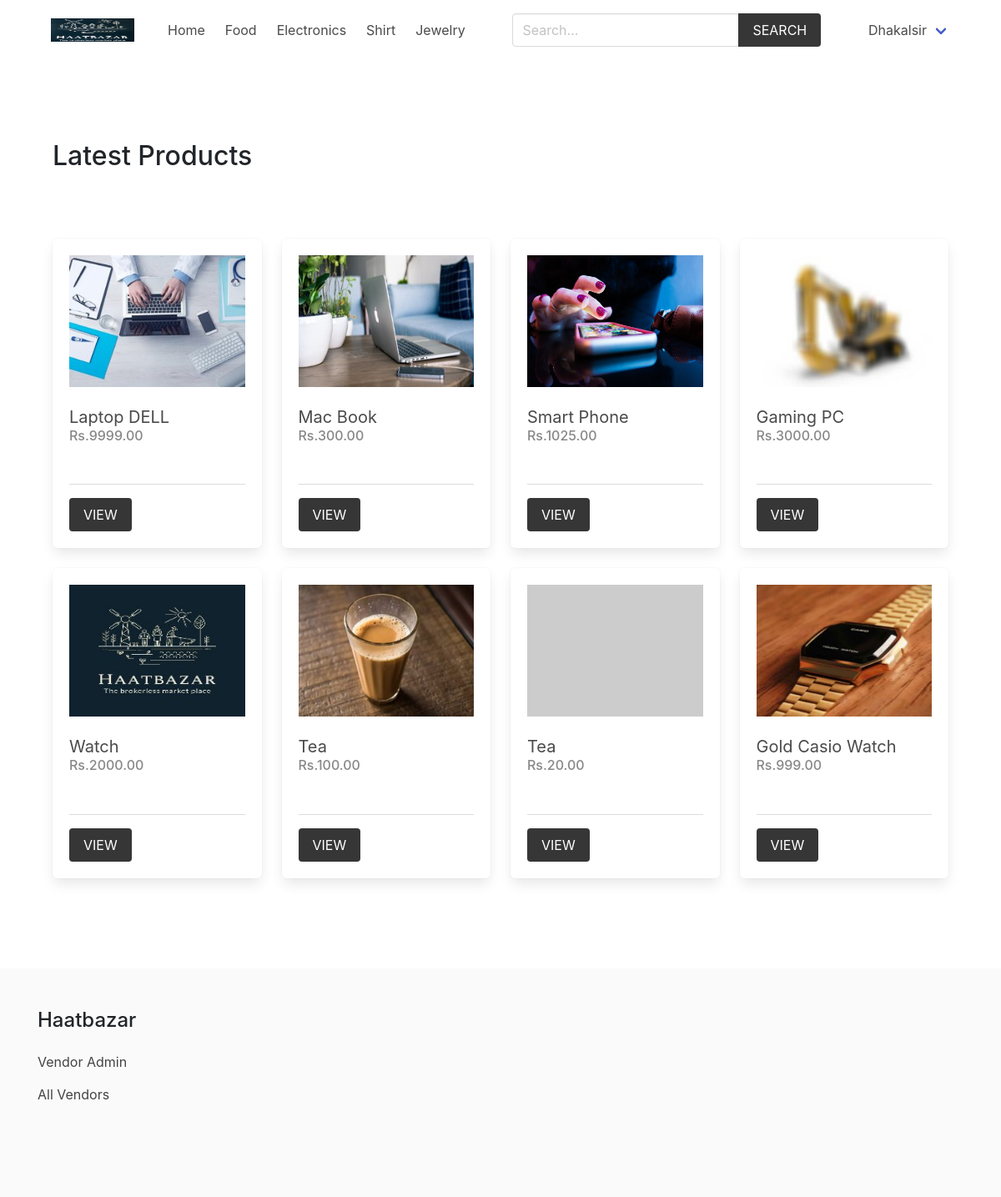
Page / (signed in) on the committed database.
### product/models.py (models this page shows, shortened)
class Category(models.Model):
    title = models.CharField(max_length=50)
    slug = models.SlugField(max_length=55)
    ordering = models.IntegerField(default=0)
    class Meta:
        ordering = ['ordering']

class Product(models.Model):
    category = models.ForeignKey(Category, related_name='products', on_delete=models.CASCADE)
    vendor = models.ForeignKey(Vendor, related_name="products", on_delete=models.CASCADE)
    title = models.CharField(max_length=50)
    slug = models.SlugField(max_length=55)
    description = models.TextField(blank=True, null=True)
    price = models.DecimalField(max_digits=6, decimal_places=2)
    added_date = models.DateTimeField(auto_now_add=True)
    image = models.ImageField(upload_to='uploads/', blank=True, null=True)
    thumbnail = models.ImageField(upload_to='uploads/', blank=True, null=True) # Change uploads to thumbnails
    is_sold = models.BooleanField(default=False)
    class Meta:
        ordering = ['-added_date']
    def get_thumbnail(self):
        if self.thumbnail:
            return self.thumbnail.url
        else:
            if self.image:
                self.thumbnail = self.make_thumbnail(self.image)
                self.save()
                return self.thumbnail.url
            else:
                return 'https://via.placeholder.com/240x180.jpg'

### vendor/models.py (models this page shows, shortened)
class Vendor(models.Model):
    name = models.CharField(max_length=255)
    user = models.OneToOneField(User, related_name='vendor', on_delete=models.CASCADE)
    date_of_birth = models.DateField(default="1990-01-01",blank=True)
    phone_number = models.CharField(max_length=50,blank=True)
    image = models.ImageField(upload_to='uploads/',blank=True,null=True)
    class Meta:
        ordering = ['name']

### core/views.py (the view)
# urls.py: path('', views.frontpage, name="home"),
def frontpage(request):
    newest_products = Product.objects.all()[0:8]
    context = {
        'newest_products': newest_products,
    }
    return render(request, 'core/frontpage.html', context)

### cart/context_processors.py (called while the page is built)
def cart(request):
    return {'cart': Cart(request)}

### product/context_processors.py (called while the page is built)
def menu_categories(request):
    categories = Category.objects.all()
    return {'categories': categories}

### templates/core/frontpage.html (shortened to what this page needs)
{% extends 'core/base.html' %}
{% block content %}
    <div class="columns is-multiline mb-6">
        <div class="column is-12 has-test-centered mt-6 mb-6">
            <h2 class="is-size-3">Latest Products</h2>
        </div>
        {% for product in newest_products %}
            {% include 'product/parts/list_item.html' %}
        {% endfor %}
    </div>
{% endblock content %}

### templates/core/base.html (shortened to what this page needs)
{% load static %}
<!DOCTYPE html>
<html lang="en">
  <head>
    <link
      rel="stylesheet"
      href="https://cdn.jsdelivr.net/npm/bulma@0.9.2/css/bulma.min.css"
    />
    <link
      rel="stylesheet"
      href="https://cdnjs.cloudflare.com/ajax/libs/font-awesome/4.7.0/css/font-awesome.min.css"
    />
    <link rel="stylesheet" href="{% static 'css/main.css' %}" />
    <link
      rel="stylesheet"
      href="https://cdn.jsdelivr.net/npm/bootstrap@4.0.0/dist/css/bootstrap.min.css"
    />
  </head>
  <body>
    <div class="container">
      <nav class="navbar" role="navigation" aria-label="main navigation">
        <div class="navbar-brand">
          <a class="navbar-item" href="{% url 'core:home' %}">
            <img src="/media/logo.jpg" width="100" height="100" />
          </a>
        </div>
        <div id="navbarBasicExample" class="navbar-menu">
          <div class="navbar-start">
            <a class="navbar-item" href="{% url 'core:home' %}"> Home </a>
            {% for category in categories %}
            <a
              class="navbar-item"
              href="{% url 'product:category' category.slug %}"
            >
              {{category.title}}
            </a>
            {% endfor %}
          </div>
          <div class="navbar-start">
            <div class="navbar-item">
              <form method="get" action="{% url 'product:search' %}">
                <div class="field has-addons">
                  <div class="control">
                    <input
                      type="search"
                      name="query"
                      id=""
                      class="input"
                      placeholder="Search..."
                    />
                  </div>
                  <div class="control">
                    <button class="button is-dark is-uppercase">Search</button>
                  </div>
                </div>
              </form>
            </div>
          </div>
            {% if request.user.is_authenticated %}
            <div class="navbar-item has-dropdown is-hoverable">
              <a class="navbar-link is-capitalized"> {{user.vendor.name}} </a>
            </div>
            {% endif %}
          </div>
        </div>
    <section class="section">
      <div class="container">{% block content %}{% endblock content %}</div>
    </section>
    <footer class="footer">
      <div class="container">
        <h3 class="is-size-4 mb-4">Haatbazar</h3>
        {% if request.user.is_authenticated %}
        <a href="{% url 'vendor:vendor-admin' %}">Vendor Admin</a>
        {% else %}
        <a href="{% url 'vendor:become-vendor' %}">Become a Vendor</a>
        {% endif %}
        <br />
        <a href="{% url 'vendor:vendors' %}">All Vendors</a>
      </div>
    </footer>
  </body>
</html>

### templates/product/parts/list_item.html
<div class="column is-3 product-list-item">
                <div class="box">
                    <figure class="image is-4by3 mb-4">
                        <img src="{{product.get_thumbnail}}" alt="{{product.title}}">
                    </figure>
                    <h2 class="subtitle">{{product.title}}</h2>
                    <h3 class="price is-size-6 mb-5">Rs.{{product.price}}</h3>
                    <hr>
                    <a href="{% url 'product:product' product.category.slug product.slug %}" class="button is-dark is-uppercase">View</a>
                </div>
            </div>

### core/static/css/main.css (style rules this page uses)
.footer a { margin-bottom: 15px; display: inline-block; color: #444; }
.product-list-item .box .subtitle { margin-bottom: 0; }
.product-list-item .box .price { color: #888; }

### rows in the picture
Category: title "Food"
Category: title "Electronics"
Category: title "Shirt"
Category: title "Jewelry"
Product: get_thumbnail (picture), title "Laptop DELL", price "9999.00"
Product: get_thumbnail (picture), title "Mac Book", price "300.00"
Product: get_thumbnail (picture), title "Smart Phone", price "1025.00"
Product: get_thumbnail (picture), title "Gaming PC", price "3000.00"
Product: get_thumbnail (picture), title "Watch", price "2000.00"
Product: get_thumbnail (picture), title "Tea", price "100.00"
Product: title "Tea", price "20.00"
Product: get_thumbnail (picture), title "Gold Casio Watch", price "999.00"

### other values in the picture
{{ user.vendor.name }} "Dhakalsir"
